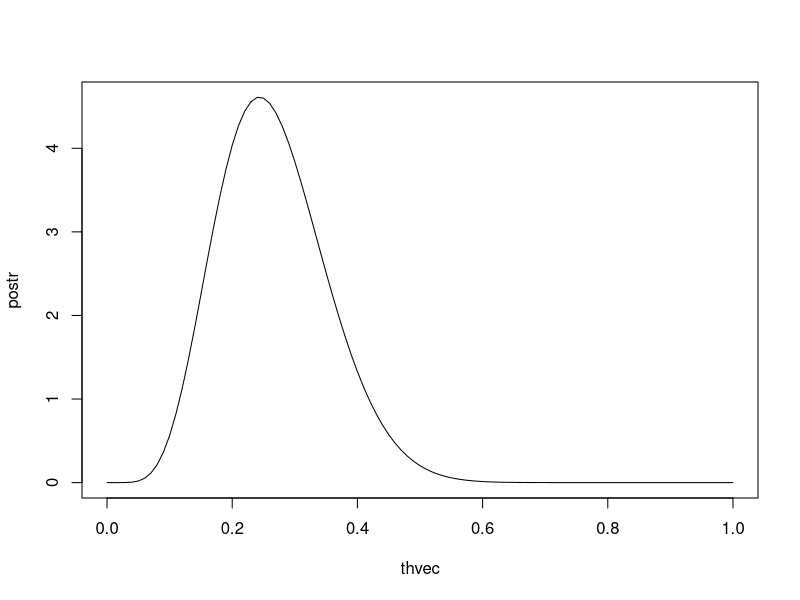

This chart was generated by the following R code:
#STATISTICS FOR DATA SCIENCE - EXERCISE SET 12, QUESTION 4

#SETTINGS
mu = 0.25
sig = 1
n = 20
S = 4

#LOGIT FUNCTION
logit = function(theta) {
  lval = log(theta/(1-theta))
  return(lval)
}

#PRIOR
prior_dist = function(theta,mu,sig) {
  endpt = ((theta==0) | (theta==1))
  rslt = ifelse(endpt,0,
    dnorm(logit(theta),mu,sig)/(theta*(1-theta)))
  return(rslt)
}

#PRIOR TIMES LIKELIHOOD
f1 = function(theta) {
  prior_val = prior_dist(theta,mu,sig)
  lik = (theta^S) * ((1-theta)^(n-S))
  fval = prior_val * lik
  return(fval)
}  

#PRIOR TIMES LIKELIHOOD TIMES theta
#USED FOR COMPUTING POSTERIOR EXPECTATION
f2 = function(theta) {
  prior_val = prior_dist(theta,mu,sig)
  lik = (theta^S) * ((1-theta)^(n-S))
  fval = theta * prior_val * lik
  return(fval)
}  

#NORMALIZING CONSTANT = marginal density of Y evaluated at the data
const_comp = integrate(f1,lower=0, upper=1)
const = const_comp$value

#PART (a)

#POSTERIOR DENSITY
pdens = function(theta) {
  rslt = f1(theta)/const
  return(rslt)
}

thvec = seq(0,1,0.01)
postr = pdens(thvec)
plot(thvec,postr,type='l')

#PREPARE FOR PART (c) - IDENTIFY POSTERIOR MODE
ix = which.max(postr)
thqini = thvec[ix]

#PART (b)

#POSTERIOR CDF
pcdf = function(thval) {
  intcmp = integrate(f1,lower=0,upper=thval)
  prb = intcmp$value/const
  return(prb)
}

prb = pcdf(0.35)
cat('\n')
print(prb)
cat('\n')

#PART (c)

#QUANTILE FUNCTION
qnt = function(q) {
  
  #SET UP FOR NEWTON-RAPHSON ITERATIONS
  maxiter = 50
  tol = 1e-6
  diff = 99
  iter = 0
  thcur = thqini

  #CARRY OUT NEWTON-RAPHSON ITERATIONS
  while ((iter < maxiter) & (diff > tol)) {
    fval = pcdf(thcur) - q
    fdval = pdens(thcur)
    iter = iter + 1
    step = fval/fdval
    thcur = thcur - step
    diff = max(abs(step))
  }
  
  #RETURN ANSWER
  return(thcur)

}

th_lo = qnt(0.05)
th_hi = qnt(0.95)
print(cbind(th_lo,th_hi))
cat('\n')

#PART (d)
nmcmp = integrate(f2,lower=0,upper=1)
thhat = nmcmp$value/const
print(thhat)
cat('\n')
